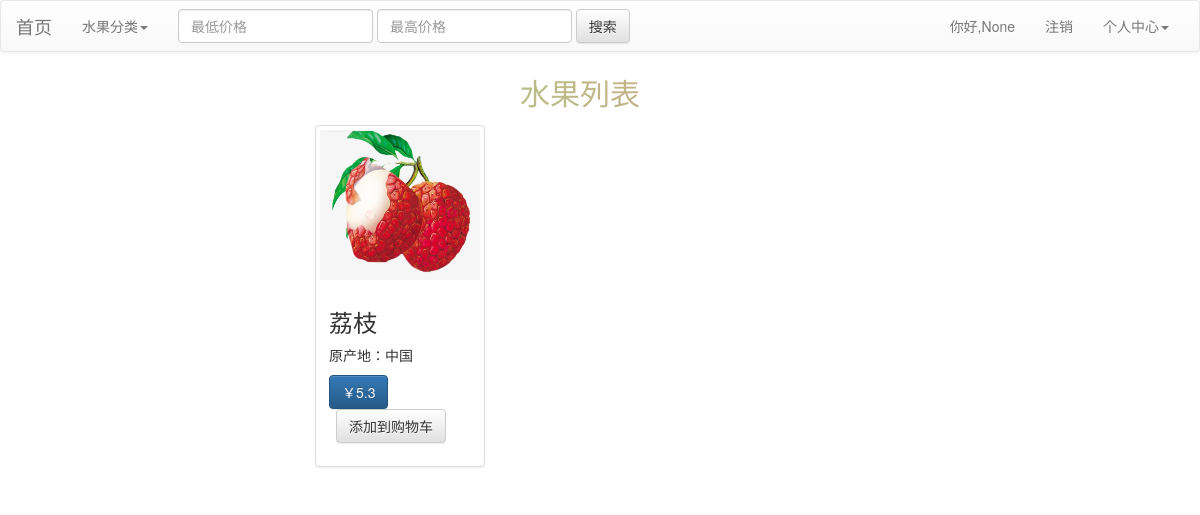
/user/f_nut?cat=5, run on the app's committed database.
### mainapp/models.py (models this page shows, shortened)
class FruitEntity(models.Model):
    name = models.CharField(max_length=20, verbose_name='水果名')
    price = models.FloatField(verbose_name='价格')
    source = models.CharField(max_length=30, verbose_name='原产地')
    category = models.ForeignKey(CateTypeEntity, on_delete=models.CASCADE,related_name='fruits',to_field='id')
    users = models.ManyToManyField(UserEntity,db_table='t_collect',related_name='fruits',
                                   verbose_name='收藏列表',blank=True,null=True)
    tags = models.ManyToManyField('TagEntity',db_table='t_fruit_tags',related_name='fruits'
                                       ,verbose_name='标签名',blank=True,null=True)
    class Meta:
        db_table = 't_fruit'
        verbose_name = verbose_name_plural = '水果表'

### mainapp/views.py (the view)
# urls.py: path('f_nut',find_nut,name='f_nut'),
def find_nut(request):
    cat = request.GET.get('cat',0)
    username = request.COOKIES.get('login_name')
    cats = CateTypeEntity.objects.values('name').all()
    print(type(cat))
    print(cats)
    if cat:
        if cat == '0':
            result = FruitEntity.objects.values('id','name', 'price', 'source', 'fruitimageentty__url','category__name').all()
        else:
            result = FruitEntity.objects.values('id','name', 'price', 'source', 'fruitimageentty__url','category__name').filter(category__id=cat).all()
    return render(request, 'fruit/afterlog.html', locals())

### templates/fruit/afterlog.html (shortened to what this page needs)
{% extends 'fruit/base.html' %}
{% block content %}
    <nav class="navbar navbar-default">
        <div class="container-fluid">
            <div class="navbar-header">
                <a class="navbar-brand" href="{% url 'user:f_nut' %}?cat=0">首页</a>
            </div>
            <div class="collapse navbar-collapse" id="bs-example-navbar-collapse-1">
                <ul class="nav navbar-nav">
                    <li class="dropdown">
                        <a href="#" class="dropdown-toggle" data-toggle="dropdown" role="button" aria-haspopup="true"
                           aria-expanded="false">水果分类<span class="caret"></span></a>
                    </li>
                </ul>
                <form class="navbar-form navbar-left" method="get" action="/user/find">
                    <div class="form-group">
                        <input type="text" class="form-control" placeholder="最低价格" name="price1">
                        <input type="text" class="form-control" placeholder="最高价格" name="price2">
                    </div>
                    <button type="submit" class="btn btn-default">搜索</button>
                </form>
                <ul class="nav navbar-nav navbar-right">
                    <li><a >你好,{{  username }}</a></li>
                    <li><a href="/user/loginout">注销</a></li>
                    <li class="dropdown">
                        <a href="#" class="dropdown-toggle" data-toggle="dropdown" role="button" aria-haspopup="true"
                           aria-expanded="false">个人中心<span class="caret"></span></a>
                    </li>
                </ul>
            </div>
        </div>
    </nav>
    <p class="top">水果列表</p>
    <div class="container-fluid  t_body">
        <div class="row">
            <div class="col-md-3"></div>
            <div class="col-md-6">
                <div class="row">
                    {% for d in result %}
                        <div class="col-sm-6 col-md-4">
                            <div class="thumbnail">
                                <img id="img" src="/media/{{ d.fruitimageentty__url }}" alt="">
                                <div class="caption">
                                    <h3>{{ d.name }}</h3>
                                    <p>原产地：{{ d.source }}</p>
                                    <p>
                                        <a href="#" class="btn btn-primary" role="button">￥{{ d.price }}</a>
                                        <a href="{% url 'user:add_fruit' %}?id={{ d.id }}" class="btn btn-default" role="button" id="buy">添加到购物车</a>
                                    </p>
                                </div>
                            </div>
                        </div>
                    {% endfor %}
                </div>
            </div>
            <div class="col-md-3"></div>
        </div>
    </div>
{% endblock %}

### templates/fruit/afterlog.html (style rules this page uses)
#img { height: 150px; }
.top { background: linear-gradient(to right, lightgreen, lightcoral); -webkit-background-clip: text; color: transparent; font-size: 30px; text-align: center; }
#buy { margin-left: 7px; }

### data on the page
FruitEntity: name "荔枝", source "中国", price "5.3"

### other printed values
{{ username }} "None"
